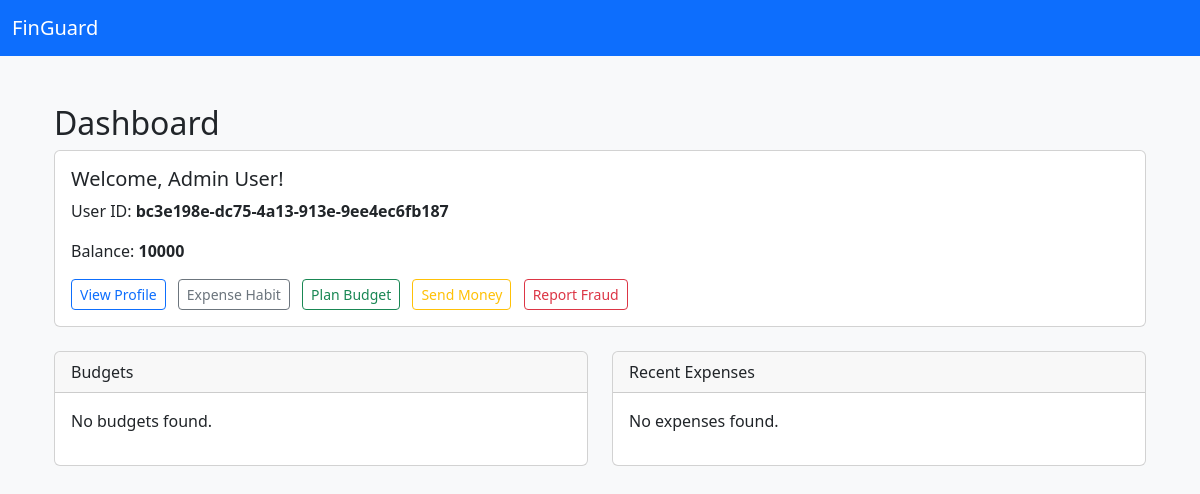
/dashboard, run on the app's committed database.
### tables this page shows
CREATE TABLE "users" (
  "id" uuid PRIMARY KEY,
  "first_name" varchar,
  "last_name" varchar,
  "dob" date,
  "age" int,
  "gender" varchar,
  "marital_status" varchar,
  "blood_group" varchar,
  "balance" decimal(10,2),
  "joining_date" date,
  "role_id" uuid
);

### app/routes/user.py (the view)
@user_bp.route('/dashboard', methods=['GET'])
def dashboard():
    user = get_current_user()
    if not user:
        return redirect(url_for('user.login'))
    if not has_permission(user['id'], 'view_dashboard'):
        return render_template('dashboard.html', user=user, budgets=[], expenses=[], error='Permission denied.')
    budgets = get_user_budgets(user['id'])
    expenses = get_recent_expenses(user['id'])
    return render_template('dashboard.html', user=user, budgets=budgets, expenses=expenses)

### app/__init__.py (called while the page is built)
def get_db_connection():
    conn = sqlite3.connect('fin_guard.db')
    conn.row_factory = sqlite3.Row
    return conn

### app/utils/dashboard.py (called while the page is built)
def get_user_budgets(user_id):
    conn = current_app.get_db_connection()
    budgets = conn.execute('SELECT * FROM budgets WHERE user_id = ?', (user_id,)).fetchall()
    conn.close()
    return budgets

def get_recent_expenses(user_id, limit=5):
    conn = current_app.get_db_connection()
    expenses = conn.execute('''
        SELECT t.amount, t.timestamp, t.note, t.location FROM transactions t
        WHERE t.sender_id = ? AND t.type = 'expense'
        ORDER BY t.timestamp DESC LIMIT ?
    ''', (user_id, limit)).fetchall()
    conn.close()
    return expenses

### app/utils/permissions_utils.py (called while the page is built)
def has_permission(user_id, permission_name):
    conn = current_app.get_db_connection()
    row = conn.execute('''SELECT 1 FROM users u
        JOIN roles r ON u.role_id = r.id
        JOIN role_permissions rp ON r.id = rp.role_id
        JOIN permissions p ON rp.permission_id = p.id
        WHERE u.id = ? AND p.name = ?''', (user_id, permission_name)).fetchone()
    conn.close()
    return bool(row)

### app/utils/user_utils.py (called while the page is built)
def get_current_user():
    user_id = session.get('user_id')
    conn = current_app.get_db_connection()
    user = None
    if user_id:
        user = conn.execute('SELECT * FROM users WHERE id = ?', (user_id,)).fetchone()
    if not user:
        user = conn.execute('SELECT * FROM users LIMIT 1').fetchone()
    conn.close()
    return user

### app/templates/dashboard.html
{% extends 'base.html' %}
{% block content %}
<div class="container py-4">
    <h2>Dashboard</h2>
    <div class="card mb-4">
        <div class="card-body">
            <h5 class="card-title">Welcome, {{ user.first_name }} {{ user.last_name }}!</h5>
            <p class="card-text">User ID: <strong>{{ user.id }}</strong></p>
            <p class="card-text">Balance: <strong>{{ user.balance }}</strong></p>
            <a href="{{ url_for('user.profile') }}" class="btn btn-outline-primary btn-sm">View Profile</a>
            <a href="{{ url_for('user.expense_habit') }}" class="btn btn-outline-secondary btn-sm ms-2">Expense Habit</a>
            <a href="{{ url_for('budget.plan_budget') }}" class="btn btn-outline-success btn-sm ms-2">Plan Budget</a>
            <a href="{{ url_for('transaction.send_money_route') }}" class="btn btn-outline-warning btn-sm ms-2">Send Money</a>
            <a href="{{ url_for('fraud.report_fraud') }}" class="btn btn-outline-danger btn-sm ms-2">Report Fraud</a>
        </div>
    </div>
    <div class="row">
        <div class="col-md-6">
            <div class="card mb-4">
                <div class="card-header">Budgets</div>
                <div class="card-body">
                    {% if budgets %}
                        <ul class="list-group">
                        {% for budget in budgets %}
                            <li class="list-group-item d-flex justify-content-between align-items-center">
                                {{ budget.name if budget.name else 'N/A' }} ({{ budget.currency if budget.currency else '' }})
                                <span class="badge bg-primary">{{ budget.amount }}</span>
                            </li>
                        {% endfor %}
                        </ul>
                    {% else %}
                        <p>No budgets found.</p>
                    {% endif %}
                </div>
            </div>
        </div>
        <div class="col-md-6">
            <div class="card mb-4">
                <div class="card-header">Recent Expenses</div>
                <div class="card-body">
                    {% if expenses %}
                        <ul class="list-group">
                        {% for exp in expenses %}
                            <li class="list-group-item d-flex justify-content-between align-items-center">
                                {{ exp.note if exp.note else 'Expense' }} ({{ exp.location if exp.location else '' }})
                                <span class="badge bg-danger">{{ exp.amount }}</span>
                            </li>
                        {% endfor %}
                        </ul>
                    {% else %}
                        <p>No expenses found.</p>
                    {% endif %}
                </div>
            </div>
        </div>
    </div>
</div>
{% endblock %}

### app/static/css/style.css (style rules this page uses)
body { background-color: #f8f9fa; }

### data on the page
users: first_name "Admin", last_name "User", id "bc3e198e-dc75-4a13-913e-9ee4ec6fb187", balance "10000"
